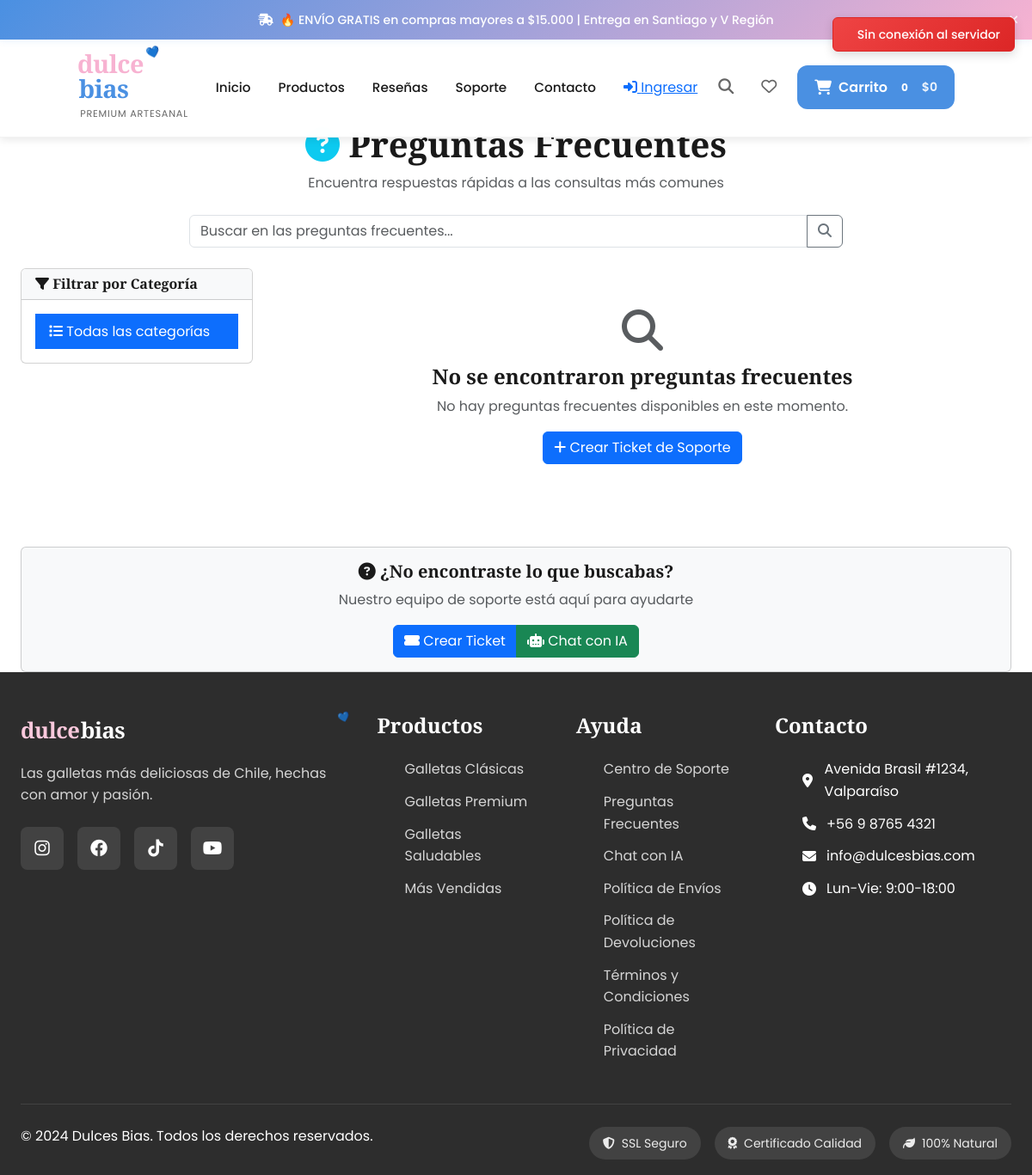
Before: /support/faq/ with the older database file.
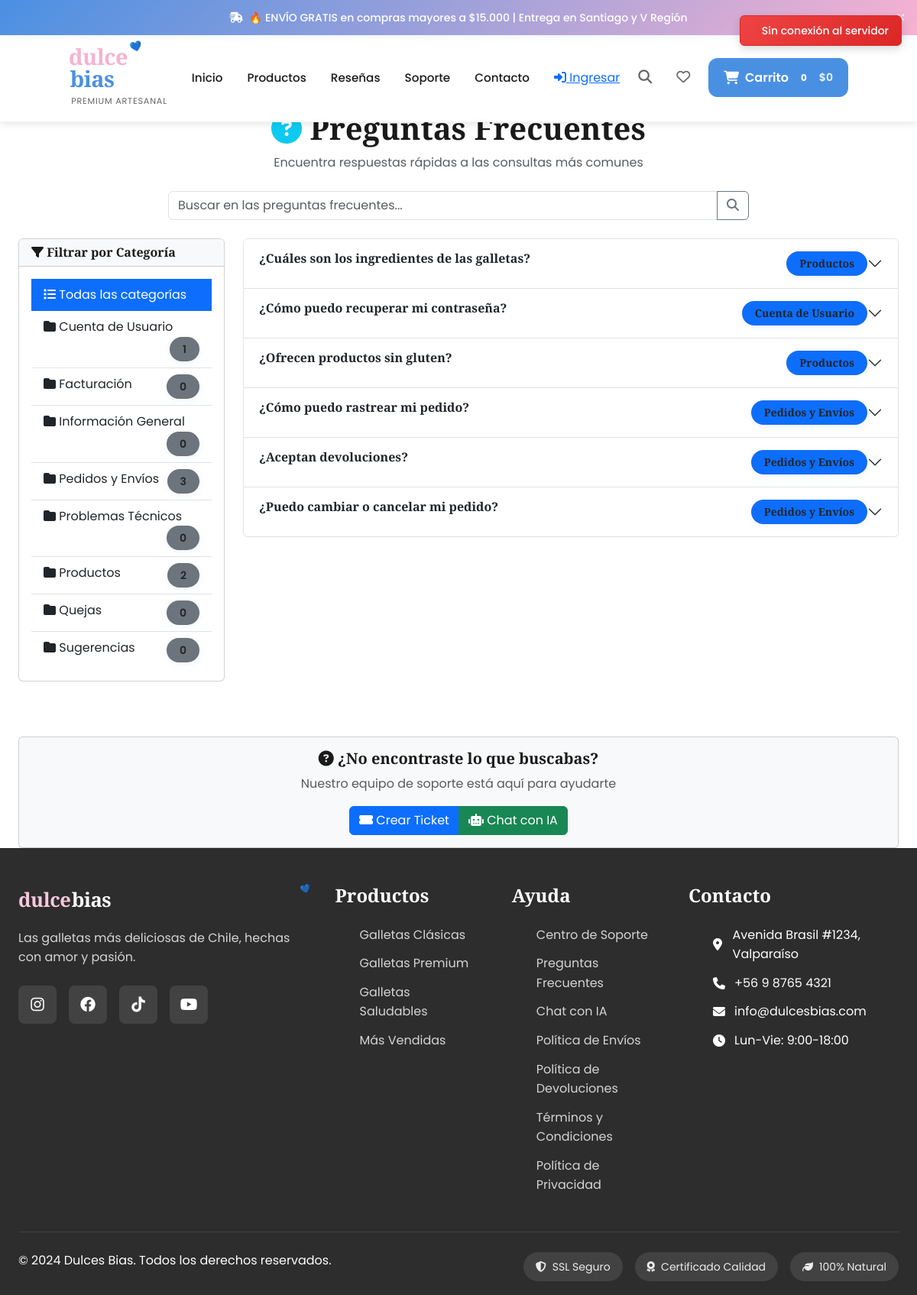
After: the same page with the newer database file.
### support/models.py (models this page shows, shortened)
class SupportCategory(models.Model):
    name = models.CharField(max_length=100, verbose_name="Nombre")
    description = models.TextField(blank=True, verbose_name="Descripción")
    icon = models.CharField(max_length=50, default="fas fa-question", verbose_name="Icono")
    is_active = models.BooleanField(default=True, verbose_name="Activo")
    order = models.PositiveIntegerField(default=0, verbose_name="Orden")
    created_at = models.DateTimeField(auto_now_add=True, verbose_name="Fecha de Creación")
    class Meta:
        verbose_name = "Categoría de Soporte"
        verbose_name_plural = "Categorías de Soporte"
        ordering = ['order', 'name']

class SupportFAQ(models.Model):
    question = models.CharField(max_length=300, verbose_name="Pregunta")
    answer = models.TextField(verbose_name="Respuesta")
    category = models.ForeignKey(SupportCategory, on_delete=models.CASCADE)
    keywords = models.TextField(verbose_name="Palabras Clave", help_text="Separadas por comas")
    view_count = models.PositiveIntegerField(default=0, verbose_name="Veces Vista")
    helpful_votes = models.PositiveIntegerField(default=0, verbose_name="Votos Útiles")
    not_helpful_votes = models.PositiveIntegerField(default=0, verbose_name="Votos No Útiles")
    is_featured = models.BooleanField(default=False, verbose_name="Destacada")
    is_active = models.BooleanField(default=True, verbose_name="Activa")
    created_at = models.DateTimeField(auto_now_add=True)
    updated_at = models.DateTimeField(auto_now=True)
    class Meta:
        verbose_name = "Pregunta Frecuente"
        verbose_name_plural = "Preguntas Frecuentes"
        ordering = ['-is_featured', '-helpful_votes', '-view_count']
    @property
    def upvotes(self):
        return self.helpful_votes
    @property
    def downvotes(self):
        return self.not_helpful_votes

### support/views.py (the view)
# urls.py: path('faq/', views.faq_list, name='faq_list'),
def faq_list(request):
    categories = SupportCategory.objects.filter(is_active=True)
    selected_category = None
    category_id = request.GET.get('category')
    if category_id:
        try:
            selected_category = SupportCategory.objects.get(id=category_id)
            faqs = SupportFAQ.objects.filter(
                category=selected_category,
                is_active=True
            )
        except SupportCategory.DoesNotExist:
            faqs = SupportFAQ.objects.filter(is_active=True)
    else:
        faqs = SupportFAQ.objects.filter(is_active=True)
    paginator = Paginator(faqs, 10)
    page_number = request.GET.get('page')
    page_obj = paginator.get_page(page_number)
    context = {
        'faqs': page_obj,
        'categories': categories,
        'selected_category': selected_category,
        'is_paginated': page_obj.has_other_pages(),
        'page_obj': page_obj,
    }
    return render(request, 'support/faq_list.html', context)

### cart/models.py (called while the page is built)
    def get_total_price(self):
        return sum(Decimal(item['price']) * item['quantity'] for item in self.cart.values())

    def __len__(self):
        return sum(item['quantity'] for item in self.cart.values())

### support/templates/support/faq_list.html (shortened to what the changed rows need)
{% extends 'base.html' %}
{% block content %}
<div class="container mt-4">
    <div class="row">
        <div class="col-12">
            <div class="text-center mb-4">
                <h1><i class="fas fa-question-circle text-info"></i> Preguntas Frecuentes</h1>
            </div>
        </div>
    </div>
    <div class="row">
        <div class="col-md-3 mb-4">
            <div class="card">
                <div class="card-body">
                    <div class="list-group list-group-flush">
                        <a href="?category=" class="list-group-item list-group-item-action {% if not selected_category %}active{% endif %}">
                            <i class="fas fa-list"></i> Todas las categorías
                        </a>
                        {% for category in categories %}
                        <a href="?category={{ category.id }}"
                           class="list-group-item list-group-item-action {% if selected_category.id == category.id %}active{% endif %}">
                            <i class="fas fa-folder"></i> {{ category.name }}
                            <span class="badge bg-secondary float-end">{{ category.supportfaq_set.count }}</span>
                        </a>
                        {% endfor %}
                    </div>
                </div>
            </div>
        </div>
        <div class="col-md-9">
            {% if faqs %}
                <div id="faqAccordion" class="accordion">
                    {% for faq in faqs %}
                    <div class="accordion-item faq-item" data-category="{{ faq.category.name|lower }}" data-question="{{ faq.question|lower }}">
                        <h2 class="accordion-header" id="faq{{ faq.id }}">
                            <button class="accordion-button collapsed"
                                    type="button"
                                    data-bs-toggle="collapse"
                                    data-bs-target="#collapse{{ faq.id }}"
                                    aria-expanded="false"
                                    aria-controls="collapse{{ faq.id }}">
                                <div class="w-100">
                                    <div class="d-flex justify-content-between align-items-start">
                                        <div class="flex-grow-1">
                                            <strong>{{ faq.question }}</strong>
                                        </div>
                                        <div class="ms-3">
                                            <span class="badge bg-primary">{{ faq.category.name }}</span>
                                        </div>
                                    </div>
                                </div>
                            </button>
                        </h2>
                    </div>
                    {% endfor %}
                </div>
            {% else %}
                <div class="text-center py-5">
                    <i class="fas fa-search fa-3x text-muted mb-3"></i>
                    <h4>No se encontraron preguntas frecuentes</h4>
                    <p class="text-muted">
                        {% if selected_category %}
                            No hay preguntas frecuentes en la categoría "{{ selected_category.name }}".
                        {% else %}
                            No hay preguntas frecuentes disponibles en este momento.
                        {% endif %}
                    </p>
                    <a href="{% url 'support:create_ticket' %}" class="btn btn-primary">
                        <i class="fas fa-plus"></i> Crear Ticket de Soporte
                    </a>
                </div>
            {% endif %}
        </div>
    </div>
</div>
{% endblock %}

Changed rows visible on the page:
added SupportCategory: name "Cuenta de Usuario", supportfaq_set.count "1"
added SupportCategory: name "Facturación", supportfaq_set.count "0"
added SupportCategory: name "Información General", supportfaq_set.count "0"
added SupportCategory: name "Pedidos y Envíos", supportfaq_set.count "3"
added SupportCategory: name "Problemas Técnicos", supportfaq_set.count "0"
added SupportCategory: name "Productos", supportfaq_set.count "2"
added SupportCategory: name "Quejas", supportfaq_set.count "0"
added SupportCategory: name "Sugerencias", supportfaq_set.count "0"
added SupportFAQ: question "¿Cuáles son los ingredientes de las galletas?", category.name "Productos"
added SupportFAQ: question "¿Cómo puedo recuperar mi contraseña?", category.name "Cuenta de Usuario"
added SupportFAQ: question "¿Ofrecen productos sin gluten?", category.name "Productos"
added SupportFAQ: question "¿Cómo puedo rastrear mi pedido?", category.name "Pedidos y Envíos"
added SupportFAQ: question "¿Aceptan devoluciones?", category.name "Pedidos y Envíos"
added SupportFAQ: question "¿Puedo cambiar o cancelar mi pedido?", category.name "Pedidos y Envíos"
Other visible differences:
text no longer shown: "No se encontraron preguntas frecuentes No hay preguntas frecuentes disponibles en este momento. Crear Ticket de Soporte"
